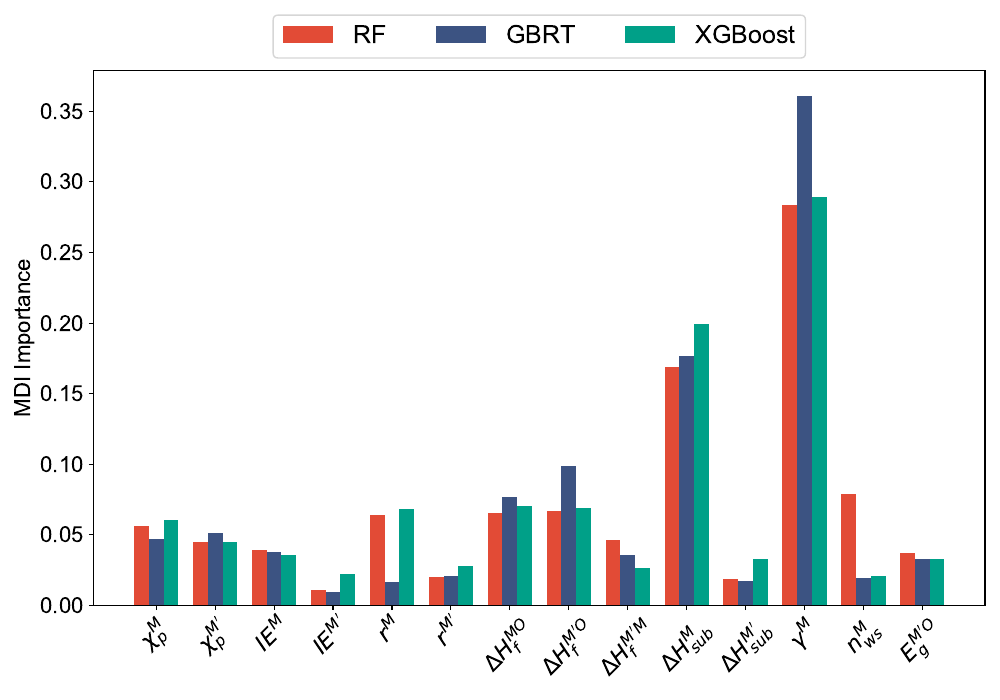

This chart was generated by the following Python code:
import pandas as pd
import numpy as np
import time
import matplotlib.pyplot as plt
from sklearn.ensemble import RandomForestRegressor, GradientBoostingRegressor
from sklearn.model_selection import KFold
import xgboost as xgb
from sklearn.metrics import mean_absolute_error, r2_score

# ---------------- 基本设置 ----------------
plt.rcParams['font.family'] = 'Arial'       # 全局字体设置为 Arial
plt.rcParams['axes.unicode_minus'] = False  # 显示负号
random_seed = 1412
np.random.seed(random_seed)
start_time = time.time()


out_pdf = "MDI.pdf"

# ---------------- 数据读取 ----------------
file_path = "../Feature_Value/Science_feature_data.xlsx"
data = pd.read_excel(file_path, header=0)

y = data.iloc[:, 1]  # 第二列为目标变量
X = data.iloc[:, 2:16]  # 第3列到第16列为特征

# 特征名
feature_names = [
    r"$\chi_p^M$", r"$\chi_p^{M'}$", r"$IE^M$", r"$IE^{M'}$", r"$r^M$", r"$r^{M'}$",
    r"$\Delta H_f^{MO}$", r"$\Delta H_f^{M'O}$", r"$\Delta H_f^{M'M}$",
    r"$\Delta H_{sub}^M$", r"$\Delta H_{sub}^{M'}$", r"$\gamma^M$", r"$n_{ws}^M$", r"$E_g^{M'O}$"
]

# ---------------- 十折交叉验证 ----------------
kf = KFold(n_splits=10, shuffle=True, random_state=random_seed)

# 用于存储每个模型在每一折的特征重要性及其 MAE 和 R²
rf_importances = []
gbr_importances = []
xgb_importances = []

rf_mae = []
gbr_mae = []
xgb_mae = []

rf_r2 = []
gbr_r2 = []
xgb_r2 = []

for fold, (train_idx, val_idx) in enumerate(kf.split(X), 1):
    X_train, X_val = X.iloc[train_idx], X.iloc[val_idx]
    y_train, y_val = y.iloc[train_idx], y.iloc[val_idx]

    # 1. 随机森林 (最佳超参数)
    rf_model = RandomForestRegressor(
        random_state=random_seed,
        n_estimators=66,
        max_depth=9,
        max_features=7,
        min_samples_split=2,
        min_samples_leaf=1
    )

    rf_model.fit(X_train, y_train)
    rf_importances.append(rf_model.feature_importances_)
    rf_pred = rf_model.predict(X_val)
    rf_mae.append(mean_absolute_error(y_val, rf_pred))
    rf_r2.append(r2_score(y_val, rf_pred))

    # 2. GBRT (最佳超参数)
    gbr_model = GradientBoostingRegressor(
        random_state=random_seed,
        max_depth=3,
        learning_rate= 0.07400928184149287,
        n_estimators= 266,
        subsample= 0.8314787464970493,
        min_samples_split= 9,
        min_samples_leaf= 3
    )
    gbr_model.fit(X_train, y_train)
    gbr_importances.append(gbr_model.feature_importances_)
    gbr_pred = gbr_model.predict(X_val)
    gbr_mae.append(mean_absolute_error(y_val, gbr_pred))
    gbr_r2.append(r2_score(y_val, gbr_pred))

    # 3. XGBoost (最佳超参数)
    xgb_model = xgb.XGBRegressor(
        random_state=random_seed,
        n_estimators= 199,
        max_depth= 3,
        learning_rate= 0.09222929445288928,
        subsample= 0.5003718198735058,
        colsample_bytree= 0.8310917506470121,
        # gamma= 0.13566644039562242,
        reg_alpha= 0.029867618709022974,
        reg_lambda= 0.0005818694744638248
    )
    xgb_model.fit(X_train, y_train)
    xgb_importances.append(xgb_model.feature_importances_)
    xgb_pred = xgb_model.predict(X_val)
    xgb_mae.append(mean_absolute_error(y_val, xgb_pred))
    xgb_r2.append(r2_score(y_val, xgb_pred))

# ---------------- 计算十折平均值 ----------------
rf_mean = np.mean(rf_importances, axis=0)
gbr_mean = np.mean(gbr_importances, axis=0)
xgb_mean = np.mean(xgb_importances, axis=0)

rf_mean_mae = np.mean(rf_mae)
gbr_mean_mae = np.mean(gbr_mae)
xgb_mean_mae = np.mean(xgb_mae)

rf_mean_r2 = np.mean(rf_r2)
gbr_mean_r2 = np.mean(gbr_r2)
xgb_mean_r2 = np.mean(xgb_r2)

# ---------------- 输出 ----------------
print('---------------------------------------' + '\n')
print(f"随机森林平均 MAE: {rf_mean_mae}")
print(f"随机森林平均 R²: {rf_mean_r2}")
print('---------------------------------------' + '\n')

print(f"GBRT平均 MAE: {gbr_mean_mae}")
print(f"GBRT平均 R²: {gbr_mean_r2}")
print('---------------------------------------' + '\n')

print(f"XGBoost平均 MAE: {xgb_mean_mae}")
print(f"XGBoost平均 R²: {xgb_mean_r2}")
print('---------------------------------------' + '\n')

# ---------------- 绘图 ----------------
width = 0.25
x = np.arange(len(feature_names))

fig = plt.figure(figsize=(10, 7))

plt.bar(x - width, rf_mean, label="RF", color="#E24B36", width=width)
plt.bar(x, gbr_mean, label="GBRT", color="#3C5382", width=width)
plt.bar(x + width, xgb_mean, label="XGBoost", color="#00A088", width=width)
# plt.bar(x - width, rf_mean, label="RF", color="#EA9493", edgecolor="#D02A2C",width=width)
# plt.bar(x, gbr_mean, label="GBRT", color="#8FBAD9", edgecolor="#2575AD",width=width)
# plt.bar(x + width, xgb_mean, label="XGBoost", color="#95CF95",edgecolor="#2F9C2F", width=width)
# 按平均重要性排序并输出
def print_sorted_importance(mean_importance, model_name):
    sorted_idx = np.argsort(mean_importance)[::-1]  # 从大到小排序索引
    print(f"\n{model_name} 平均特征重要性（降序）:")
    for idx in sorted_idx:
        print(f"{feature_names[idx]}: {mean_importance[idx]}")

# 输出模型的特征重要性
print_sorted_importance(rf_mean, "随机森林")
print('---------------------------------------' + '\n')

print_sorted_importance(gbr_mean, "GBRT")
print('---------------------------------------' + '\n')

print_sorted_importance(xgb_mean, "XGBoost")

plt.xticks(np.arange(len(feature_names)), feature_names, rotation=45, ha="center", fontsize=16)
plt.yticks(fontsize=16)
plt.ylabel('MDI Importance', fontsize=16)
# plt.legend(loc="center left", bbox_to_anchor=(1, 0.5), fontsize=10)
plt.legend(
    loc='lower center',  # 定位在中心下方
    bbox_to_anchor=(0.5, 1.0),  # 在正上方，调整正值可以控制距离
    ncol=3,                       # 横排排列3个
    fontsize=18,                   # 图例字体大小
    # frameon=False
)
plt.tight_layout()

# 保存为 PDF
plt.savefig(out_pdf, dpi=300, edgecolor='white')
plt.close(fig)

print("保存完成：", out_pdf)
